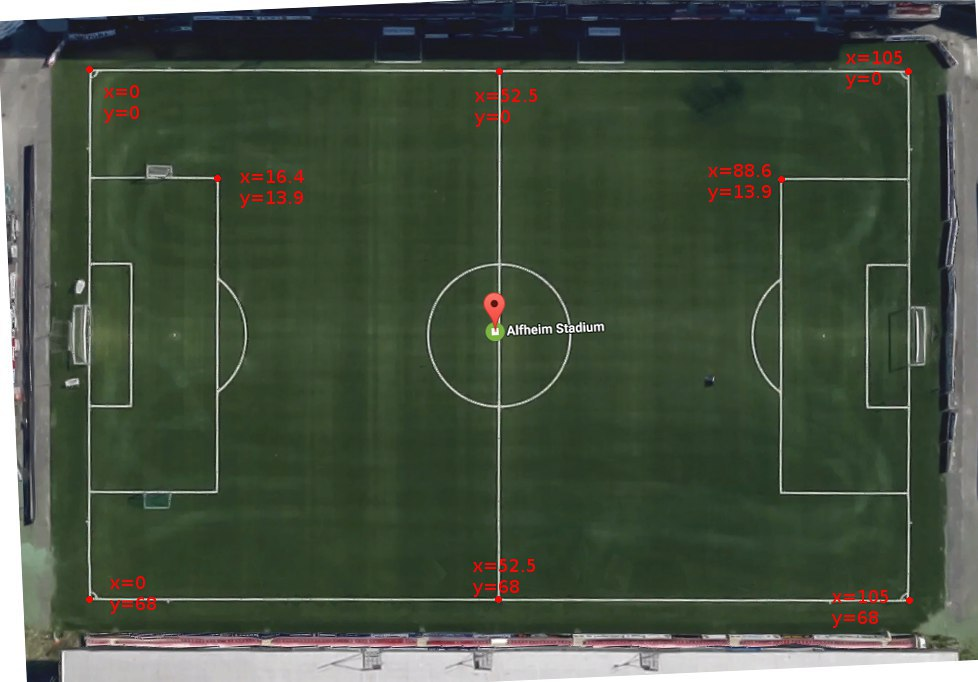
#> input picture start.jpg, 978 x 682 px, given in place of output.h264, which was not available
$ python main.py
#> lines starting #> are read from the running program, lines starting #| are printed output that depends on the picture; after the words box and inside, x2 and y2 are one past the last pixel; in counts of white or black regions, pixels touching at a corner belong together; pictures that were not available may be replaced by others from this repository, and a replacement may not be noted
from __future__ import print_function
import cv2
import argparse
import numpy as np
import matplotlib.pyplot as plt

parser = argparse.ArgumentParser(description='This program shows how to use background subtraction methods provided by \
                                              OpenCV. You can process both videos and images.')
parser.add_argument('--input', type=str, help='Path to a video or a sequence of image.', default='output.h264')
parser.add_argument('--algo', type=str, help='Background subtraction method (KNN, MOG2).', default='MOG2')
args = parser.parse_args()
if args.algo == 'MOG2':
    backSub = cv2.createBackgroundSubtractorMOG2()
else:
    backSub = cv2.createBackgroundSubtractorKNN()
capture = cv2.VideoCapture(cv2.samples.findFileOrKeep(args.input))
if not capture.isOpened():
    print('Unable to open: ' + args.input)
    exit(0)

counter = 0
while True:
    ret, frame = capture.read()
#> frame is the input picture: shape (682, 978, 3); mean B, G, R 65.4, 81.3, 70.3
    if frame is None:
        break

    img = cv2.imread('target.png')
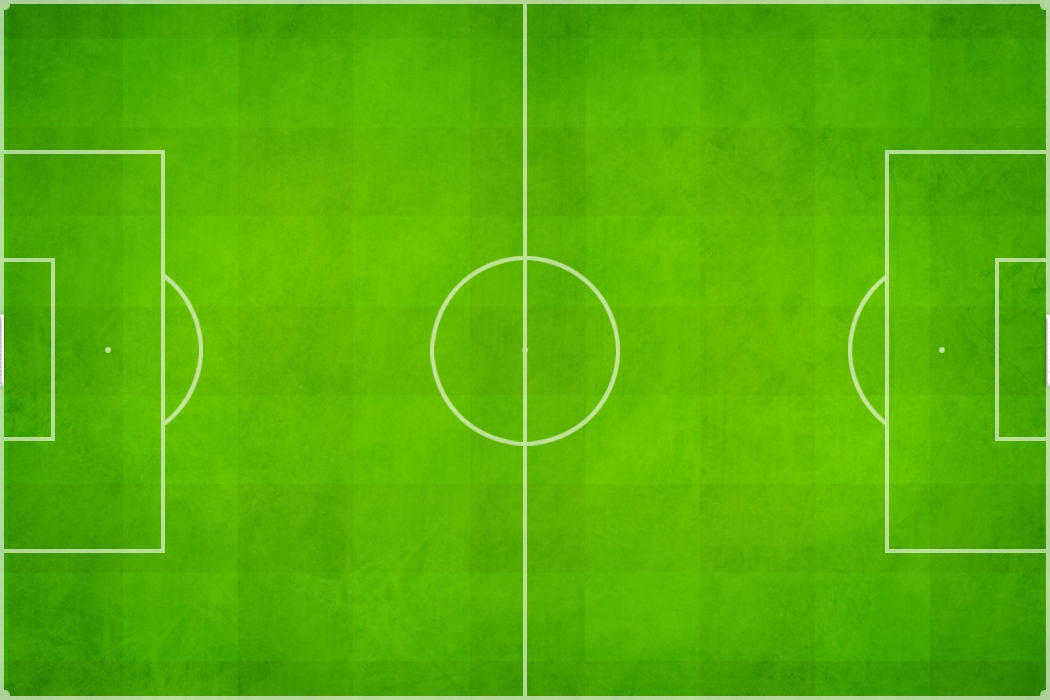
#> input picture target.png, 1050 x 700 px
#> img is the input picture: shape (700, 1050, 3); mean B, G, R 6.1, 176.1, 87.6


    counter += 1
    frame = cv2.blur(frame, (7, 7))
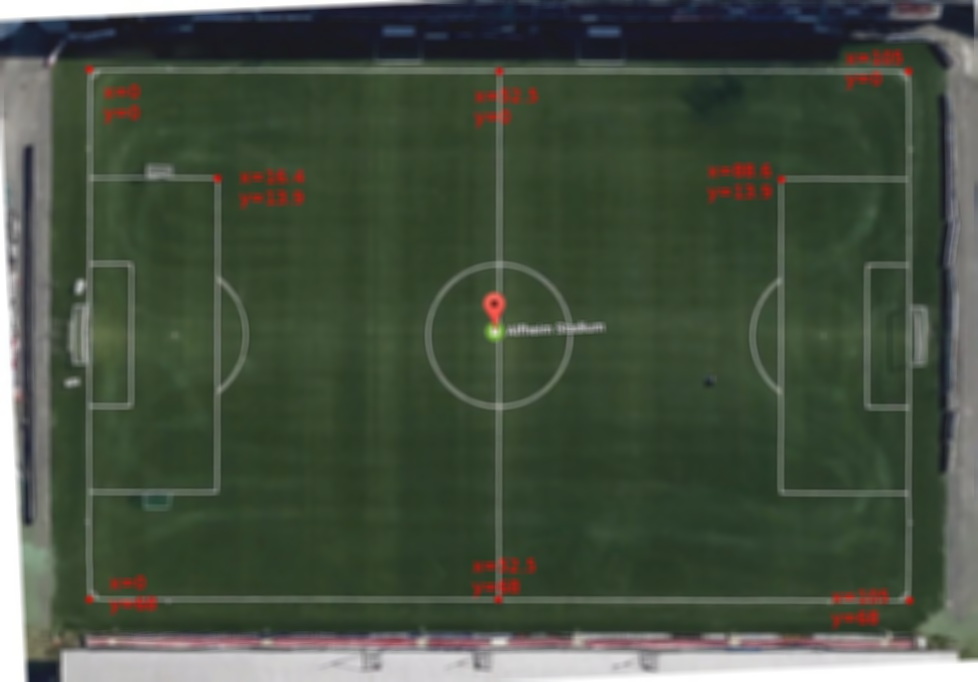
#> frame: shape (682, 978, 3); mean B, G, R 65.4, 81.2, 70.3
    fgMask = backSub.apply(frame)
#> fgMask: shape (682, 978); every value is 127

    threshold = 200
    ret, T = cv2.threshold(fgMask, threshold, 255, cv2.THRESH_BINARY)
#> T: shape (682, 978); every value is 0
#> ret = 200

    kernel = np.ones((5, 5), np.uint8)
    T = cv2.erode(T, kernel, iterations=1)

    ## opening
    kernel = np.ones((7, 7), np.uint8)
    T = cv2.morphologyEx(T, cv2.MORPH_OPEN, kernel)

    ## closing
    kernel = np.ones((23, 23), np.uint8)
    T = cv2.morphologyEx(T, cv2.MORPH_CLOSE, kernel)

    n, C, stats, centroids = cv2.connectedComponentsWithStats(T)
#> C: shape (682, 978) int32; every value is 0
#> n = 1; stats = [[0, 0, 978, 682, 666996]]; centroids = [[488.5, 340.5]]

    p1 = (22, 148)
    p2 = (1225, 86)
    p3 = (1138, 117)
    p4 = (873, 780)

    points1 = np.array([p1, p2, p3, p4], dtype=np.float32)

    p11 = (5, 5)
    p22 = (1049, 5)
    p33 = (890, 152)
    p44 = (525, 655)

    points2 = np.array([p11, p22, p33, p44], dtype=np.float32)

    u = 1055
    m = 705
    output_size = (u, m)

    H = cv2.getPerspectiveTransform(points1, points2)
    J = cv2.warpPerspective(frame, H, output_size)
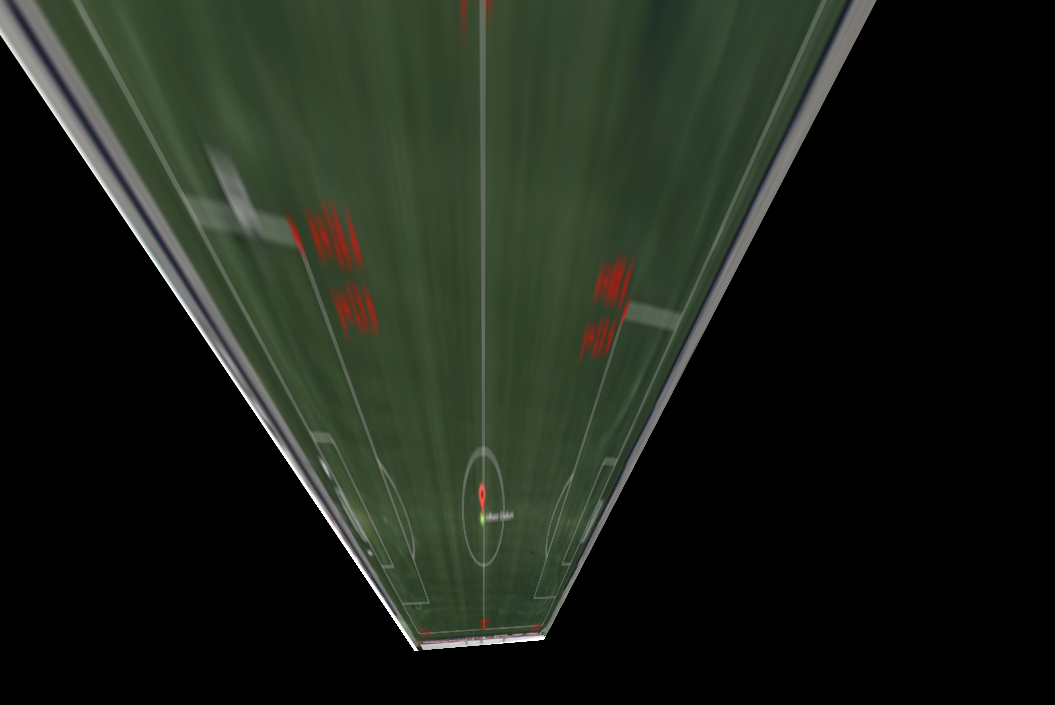
#> J: shape (705, 1055, 3); mean B, G, R 24.6, 33.6, 27.6

    if counter >= 60:
        for k in range(n):
            if k == 0:
                continue
            # show the k-th connected component
            Ck = np.zeros(T.shape, dtype=T.dtype)
            Ck[C == k] = 255
            x1=int(centroids[k][0])-14
            y1=int(centroids[k][1])-14
            x2=int(centroids[k][0])+14
            y2=int(centroids[k][1])+14
            cv2.rectangle(frame, (x1,y1), (x2,y2), (255, 255, 255), 3)
            sample = frame[y1:y2, x1:x2]
            pts = np.float32([[centroids[k][0], centroids[k][1]]]).reshape(-1, 1, 2)
            J = cv2.perspectiveTransform(pts, H)

            # batch = np.expand_dims(sample, axis=0)
            # prediction = model.predict(batch)

            prediction=1
            if np.argmax(prediction)==1:
                cv2.circle(img, (int(J[0][0][0]),int(J[0][0][1])), 5, [0,0,0],2)
            else:
                cv2.circle(img, (int(J[0][0][0]),int(J[0][0][1])), 5, [255,0,0],2)


        cv2.imshow('Img', img);

    cv2.rectangle(frame, (10, 2), (100, 20), (255, 255, 255), -1)
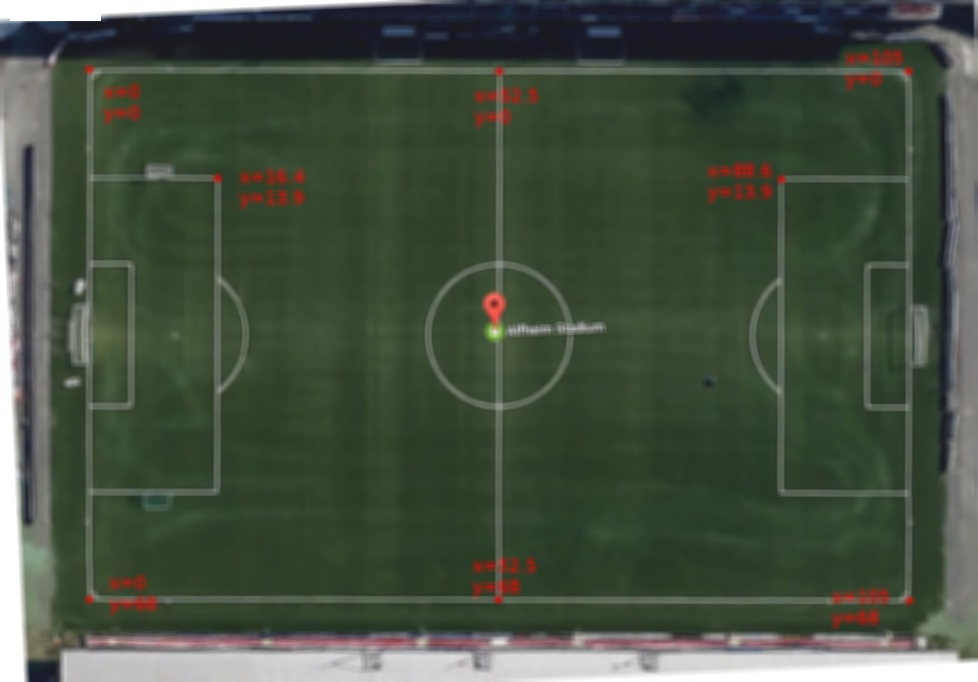
#> frame: shape (682, 978, 3); 0.1% of pixels changed, all inside (x1, y1, x2, y2) = (10, 13, 101, 21)
    cv2.putText(frame, str(capture.get(cv2.CAP_PROP_POS_FRAMES)), (15, 15),
                cv2.FONT_HERSHEY_SIMPLEX, 0.5, (0, 0, 0))
#> frame: shape (682, 978, 3); 0.01% of pixels changed, all inside (x1, y1, x2, y2) = (17, 5, 40, 16)

    cv2.imshow('Frame', frame)
    # cv2.imshow('FG Mask', fgMask)

    keyboard = cv2.waitKey(30)
#> (key Esc is pressed here)
    if keyboard == 'q' or keyboard == 27:
        break
